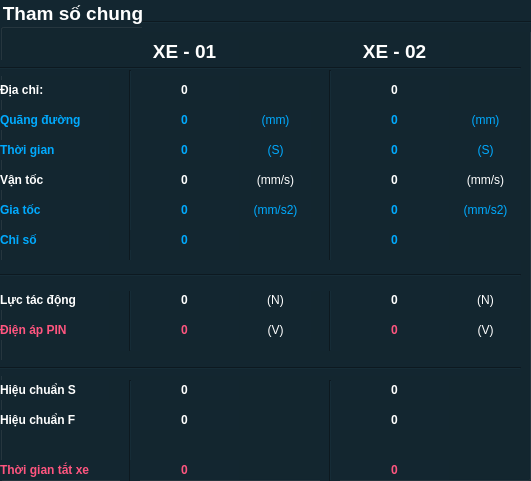
     <widget class="QGroupBox" name="groupBox_Car01">
      <property name="geometry">
       <rect>
        <x>20</x>
        <y>10</y>
        <width>531</width>
        <height>481</height>
       </rect>
      </property>
      <property name="font">
       <font>
        <pointsize>14</pointsize>
        <weight>75</weight>
        <bold>true</bold>
       </font>
      </property>
      <property name="styleSheet">
       <string notr="true">color: rgb(255, 255, 255);
background-color: #132630;</string>
      </property>
      <property name="title">
       <string>Tham số chung</string>
      </property>
      <widget class="QLabel" name="label_21">
       <property name="geometry">
        <rect>
         <x>130</x>
         <y>40</y>
         <width>109</width>
         <height>22</height>
        </rect>
       </property>
       <property name="font">
        <font>
         <pointsize>14</pointsize>
         <weight>75</weight>
         <bold>true</bold>
        </font>
       </property>
       <property name="styleSheet">
        <string notr="true">color: rgb(255, 255, 255);</string>
       </property>
       <property name="text">
        <string>XE - 01</string>
       </property>
       <property name="alignment">
        <set>Qt::AlignCenter</set>
       </property>
      </widget>
      <widget class="QLabel" name="label_22">
       <property name="geometry">
        <rect>
         <x>340</x>
         <y>40</y>
         <width>109</width>
         <height>22</height>
        </rect>
       </property>
       <property name="font">
        <font>
         <pointsize>14</pointsize>
         <weight>75</weight>
         <bold>true</bold>
        </font>
       </property>
       <property name="styleSheet">
        <string notr="true">color: rgb(255, 255, 255);</string>
       </property>
       <property name="text">
        <string>XE - 02</string>
       </property>
       <property name="alignment">
        <set>Qt::AlignCenter</set>
       </property>
      </widget>
      <widget class="QLabel" name="label_14">
       <property name="geometry">
        <rect>
         <x>0</x>
         <y>80</y>
         <width>109</width>
         <height>20</height>
        </rect>
       </property>
       <property name="font">
        <font>
         <weight>75</weight>
         <bold>true</bold>
        </font>
       </property>
       <property name="styleSheet">
        <string notr="true">color: rgb(255, 255, 255);</string>
       </property>
       <property name="text">
        <string>Địa chỉ:</string>
       </property>
      </widget>
      <widget class="QLabel" name="label_Car01_ADD">
       <property name="geometry">
        <rect>
         <x>130</x>
         <y>80</y>
         <width>109</width>
         <height>20</height>
        </rect>
       </property>
       <property name="font">
        <font>
         <weight>75</weight>
         <bold>true</bold>
        </font>
       </property>
       <property name="styleSheet">
        <string notr="true">color: rgb(255, 255, 255);</string>
       </property>
       <property name="text">
        <string>0</string>
       </property>
       <property name="alignment">
        <set>Qt::AlignCenter</set>
       </property>
      </widget>
      <widget class="QLabel" name="label_15">
       <property name="geometry">
        <rect>
         <x>0</x>
         <y>110</y>
         <width>109</width>
         <height>20</height>
        </rect>
       </property>
       <property name="font">
        <font>
         <weight>75</weight>
         <bold>true</bold>
        </font>
       </property>
       <property name="styleSheet">
        <string notr="true">color: rgb(0, 170, 255);</string>
       </property>
       <property name="text">
        <string>Quãng đường</string>
       </property>
      </widget>
      <widget class="QLabel" name="label_Car01_S">
       <property name="geometry">
        <rect>
         <x>130</x>
         <y>110</y>
         <width>109</width>
         <height>20</height>
        </rect>
       </property>
       <property name="font">
        <font>
         <weight>75</weight>
         <bold>true</bold>
        </font>
       </property>
       <property name="styleSheet">
        <string notr="true">color: rgb(0, 170, 255);</string>
       </property>
       <property name="text">
        <string>0</string>
       </property>
       <property name="alignment">
        <set>Qt::AlignCenter</set>
       </property>
      </widget>
      <widget class="QLabel" name="label_29">
       <property name="geometry">
        <rect>
         <x>0</x>
         <y>140</y>
         <width>109</width>
         <height>20</height>
        </rect>
       </property>
       <property name="font">
        <font>
         <weight>75</weight>
         <bold>true</bold>
        </font>
       </property>
       <property name="styleSheet">
        <string notr="true">color: rgb(0, 170, 255);</string>
       </property>
       <property name="text">
        <string>Thời gian</string>
       </property>
      </widget>
      <widget class="QLabel" name="label_Car01_TIME">
       <property name="geometry">
        <rect>
         <x>130</x>
         <y>140</y>
         <width>109</width>
         <height>20</height>
        </rect>
       </property>
       <property name="font">
        <font>
         <weight>75</weight>
         <bold>true</bold>
        </font>
       </property>
       <property name="styleSheet">
        <string notr="true">color: rgb(0, 170, 255);</string>
       </property>
       <property name="text">
        <string>0</string>
       </property>
       <property name="alignment">
        <set>Qt::AlignCenter</set>
       </property>
      </widget>
      <widget class="QLabel" name="label_16">
       <property name="geometry">
        <rect>
         <x>0</x>
         <y>170</y>
         <width>109</width>
         <height>20</height>
        </rect>
       </property>
       <property name="font">
        <font>
         <weight>75</weight>
         <bold>true</bold>
        </font>
       </property>
       <property name="styleSheet">
        <string notr="true">color: rgb(255, 255, 255);</string>
       </property>
       <property name="text">
        <string>Vận tốc</string>
       </property>
      </widget>
      <widget class="QLabel" name="label_Car01_V">
       <property name="geometry">
        <rect>
         <x>130</x>
         <y>170</y>
         <width>109</width>
         <height>20</height>
        </rect>
       </property>
       <property name="font">
        <font>
         <weight>75</weight>
         <bold>true</bold>
        </font>
       </property>
       <property name="styleSheet">
        <string notr="true">color: rgb(255, 255, 255);</string>
       </property>
       <property name="text">
        <string>0</string>
       </property>
       <property name="alignment">
        <set>Qt::AlignCenter</set>
       </property>
      </widget>
      <widget class="QLabel" name="label_17">
       <property name="geometry">
        <rect>
         <x>0</x>
         <y>200</y>
         <width>109</width>
         <height>20</height>
        </rect>
       </property>
       <property name="font">
        <font>
         <weight>75</weight>
         <bold>true</bold>
        </font>
       </property>
       <property name="styleSheet">
        <string notr="true">color: rgb(0, 170, 255);</string>
       </property>
       <property name="text">
        <string>Gia tốc</string>
       </property>
      </widget>
      <widget class="QLabel" name="label_19">
       <property name="geometry">
        <rect>
         <x>0</x>
         <y>290</y>
         <width>109</width>
         <height>20</height>
        </rect>
       </property>
       <property name="font">
        <font>
         <weight>75</weight>
         <bold>true</bold>
        </font>
       </property>
       <property name="styleSheet">
        <string notr="true">color: rgb(255, 255, 255);</string>
       </property>
       <property name="text">
        <string>Lực tác động</string>
       </property>
      </widget>
      <widget class="QLabel" name="label_18">
       <property name="geometry">
        <rect>
         <x>0</x>
         <y>320</y>
         <width>109</width>
         <height>20</height>
        </rect>
       </property>
       <property name="font">
        <font>
         <weight>75</weight>
         <bold>true</bold>
        </font>
       </property>
       <property name="styleSheet">
        <string notr="true">color: rgb(255, 85, 127);</string>
       </property>
       <property name="text">
        <string>Điện áp PIN</string>
       </property>
      </widget>
      <widget class="QLabel" name="label_20">
       <property name="geometry">
        <rect>
         <x>0</x>
         <y>380</y>
         <width>109</width>
         <height>20</height>
        </rect>
       </property>
       <property name="font">
        <font>
         <weight>75</weight>
         <bold>true</bold>
        </font>
       </property>
       <property name="styleSheet">
        <string notr="true">color: rgb(255, 255, 255);</string>
       </property>
       <property name="text">
        <string>Hiệu chuẩn S</string>
       </property>
      </widget>
      <widget class="QLabel" name="label_26">
       <property name="geometry">
        <rect>
         <x>0</x>
         <y>410</y>
         <width>121</width>
         <height>20</height>
        </rect>
       </property>
       <property name="font">
        <font>
         <weight>75</weight>
         <bold>true</bold>
        </font>
       </property>
       <property name="styleSheet">
        <string notr="true">color: rgb(255, 255, 255);</string>
       </property>
       <property name="text">
        <string>Hiệu chuẩn F</string>
       </property>
      </widget>
      <widget class="QLabel" name="label_Car01_A">
       <property name="geometry">
        <rect>
         <x>130</x>
         <y>200</y>
         <width>109</width>
         <height>20</height>
        </rect>
       </property>
       <property name="font">
        <font>
         <weight>75</weight>
         <bold>true</bold>
        </font>
       </property>
       <property name="styleSheet">
        <string notr="true">color: rgb(0, 170, 255);</string>
       </property>
       <property name="text">
        <string>0</string>
       </property>
       <property name="alignment">
        <set>Qt::AlignCenter</set>
       </property>
      </widget>
      <widget class="QLabel" name="label_Car01_F">
       <property name="geometry">
        <rect>
         <x>130</x>
         <y>290</y>
         <width>109</width>
         <height>20</height>
        </rect>
       </property>
       <property name="font">
        <font>
         <weight>75</weight>
         <bold>true</bold>
        </font>
       </property>
       <property name="styleSheet">
        <string notr="true">color: rgb(255, 255, 255);</string>
       </property>
       <property name="text">
        <string>0</string>
       </property>
       <property name="alignment">
        <set>Qt::AlignCenter</set>
       </property>
      </widget>
      <widget class="QLabel" name="label_Car01_PIN">
       <property name="geometry">
        <rect>
         <x>130</x>
         <y>320</y>
         <width>109</width>
         <height>20</height>
        </rect>
       </property>
       <property name="font">
        <font>
         <weight>75</weight>
         <bold>true</bold>
        </font>
       </property>
       <property name="styleSheet">
        <string notr="true">color: rgb(255, 85, 127);</string>
       </property>
       <property name="text">
        <string>0</string>
       </property>
       <property name="alignment">
        <set>Qt::AlignCenter</set>
       </property>
      </widget>
      <widget class="QLabel" name="label_Car01_CALIB_S">
       <property name="geometry">
        <rect>
         <x>130</x>
         <y>380</y>
         <width>109</width>
         <height>20</height>
        </rect>
       </property>
       <property name="font">
        <font>
         <weight>75</weight>
         <bold>true</bold>
        </font>
       </property>
       <property name="styleSheet">
        <string notr="true">color: rgb(255, 255, 255);</string>
       </property>
       <property name="text">
        <string>0</string>
       </property>
       <property name="alignment">
        <set>Qt::AlignCenter</set>
       </property>
      </widget>
      <widget class="QLabel" name="label_Car01_CALIB_F">
       <property name="geometry">
        <rect>
         <x>130</x>
         <y>410</y>
         <width>109</width>
         <height>20</height>
        </rect>
       </property>
       <property name="font">
        <font>
         <weight>75</weight>
         <bold>true</bold>
        </font>
       </property>
       <property name="styleSheet">
        <string notr="true">color: rgb(255, 255, 255);</string>
       </property>
       <property name="text">
        <string>0</string>
       </property>
       <property name="alignment">
        <set>Qt::AlignCenter</set>
       </property>
      </widget>
      <widget class="QLabel" name="label_Car02_ADD">
       <property name="geometry">
        <rect>
         <x>340</x>
         <y>80</y>
         <width>109</width>
         <height>20</height>
        </rect>
       </property>
       <property name="font">
        <font>
         <weight>75</weight>
         <bold>true</bold>
        </font>
       </property>
       <property name="styleSheet">
        <string notr="true">color: rgb(255, 255, 255);</string>
       </property>
       <property name="text">
        <string>0</string>
       </property>
       <property name="alignment">
        <set>Qt::AlignCenter</set>
       </property>
      </widget>
      <widget class="QLabel" name="label_Car02_S">
       <property name="geometry">
        <rect>
         <x>340</x>
         <y>110</y>
         <width>109</width>
         <height>20</height>
        </rect>
       </property>
       <property name="font">
        <font>
         <weight>75</weight>
         <bold>true</bold>
        </font>
       </property>
       <property name="styleSheet">
        <string notr="true">color: rgb(0, 170, 255);</string>
       </property>
       <property name="text">
        <string>0</string>
       </property>
       <property name="alignment">
        <set>Qt::AlignCenter</set>
       </property>
      </widget>
      <widget class="QLabel" name="label_Car02_V">
       <property name="geometry">
        <rect>
         <x>340</x>
         <y>170</y>
         <width>109</width>
         <height>20</height>
        </rect>
       </property>
       <property name="font">
        <font>
         <weight>75</weight>
         <bold>true</bold>
        </font>
       </property>
       <property name="styleSheet">
        <string notr="true">color: rgb(255, 255, 255);</string>
       </property>
       <property name="text">
        <string>0</string>
       </property>
       <property name="alignment">
        <set>Qt::AlignCenter</set>
       </property>
      </widget>
      <widget class="QLabel" name="label_Car02_TIME">
       <property name="geometry">
        <rect>
         <x>340</x>
         <y>140</y>
         <width>109</width>
         <height>20</height>
        </rect>
       </property>
       <property name="font">
        <font>
         <weight>75</weight>
         <bold>true</bold>
        </font>
       </property>
       <property name="styleSheet">
        <string notr="true">color: rgb(0, 170, 255);</string>
       </property>
       <property name="text">
        <string>0</string>
       </property>
       <property name="alignment">
        <set>Qt::AlignCenter</set>
       </property>
      </widget>
      <widget class="QLabel" name="label_Car02_A">
       <property name="geometry">
        <rect>
         <x>340</x>
         <y>200</y>
         <width>109</width>
         <height>20</height>
        </rect>
       </property>
       <property name="font">
        <font>
         <weight>75</weight>
         <bold>true</bold>
        </font>
       </property>
       <property name="styleSheet">
        <string notr="true">color: rgb(0, 170, 255);</string>
       </property>
       <property name="text">
        <string>0</string>
       </property>
       <property name="alignment">
        <set>Qt::AlignCenter</set>
       </property>
      </widget>
      <widget class="QLabel" name="label_Car02_F">
       <property name="geometry">
        <rect>
         <x>340</x>
         <y>290</y>
         <width>109</width>
         <height>20</height>
        </rect>
       </property>
       <property name="font">
        <font>
         <weight>75</weight>
         <bold>true</bold>
        </font>
       </property>
       <property name="styleSheet">
        <string notr="true">color: rgb(255, 255, 255);</string>
       </property>
       <property name="text">
        <string>0</string>
       </property>
       <property name="alignment">
        <set>Qt::AlignCenter</set>
       </property>
      </widget>
      <widget class="QLabel" name="label_Car02_PIN">
       <property name="geometry">
        <rect>
         <x>340</x>
         <y>320</y>
         <width>109</width>
         <height>20</height>
        </rect>
       </property>
       <property name="font">
        <font>
         <weight>75</weight>
         <bold>true</bold>
        </font>
       </property>
       <property name="styleSheet">
        <string notr="true">color: rgb(255, 85, 127);</string>
       </property>
       <property name="text">
        <string>0</string>
       </property>
       <property name="alignment">
        <set>Qt::AlignCenter</set>
       </property>
      </widget>
      <widget class="QLabel" name="label_Car02_CALIB_S">
       <property name="geometry">
        <rect>
         <x>340</x>
         <y>380</y>
         <width>109</width>
         <height>20</height>
        </rect>
       </property>
       <property name="font">
        <font>
         <weight>75</weight>
         <bold>true</bold>
        </font>
       </property>
       <property name="styleSheet">
        <string notr="true">color: rgb(255, 255, 255);</string>
       </property>
       <property name="text">
        <string>0</string>
       </property>
       <property name="alignment">
        <set>Qt::AlignCenter</set>
       </property>
      </widget>
      <widget class="QLabel" name="label_Car02_CALIB_F">
       <property name="geometry">
        <rect>
         <x>340</x>
         <y>410</y>
         <width>109</width>
         <height>20</height>
        </rect>
       </property>
       <property name="sizeIncrement">
        <size>
         <width>0</width>
         <height>0</height>
        </size>
       </property>
       <property name="font">
        <font>
         <weight>75</weight>
         <bold>true</bold>
        </font>
       </property>
       <property name="styleSheet">
        <string notr="true">color: rgb(255, 255, 255);</string>
       </property>
       <property name="text">
        <string>0</string>
       </property>
       <property name="alignment">
        <set>Qt::AlignCenter</set>
       </property>
      </widget>
      <widget class="Line" name="line">
       <property name="geometry">
        <rect>
         <x>0</x>
         <y>360</y>
         <width>521</width>
         <height>16</height>
        </rect>
       </property>
       <property name="orientation">
        <enum>Qt::Horizontal</enum>
       </property>
      </widget>
      <widget class="Line" name="line_4">
       <property name="geometry">
        <rect>
         <x>0</x>
         <y>60</y>
         <width>521</width>
         <height>16</height>
        </rect>
       </property>
       <property name="orientation">
        <enum>Qt::Horizontal</enum>
       </property>
      </widget>
      <widget class="Line" name="line_5">
       <property name="geometry">
        <rect>
         <x>142</x>
         <y>12</y>
         <width>391</width>
         <height>20</height>
        </rect>
       </property>
       <property name="orientation">
        <enum>Qt::Horizontal</enum>
       </property>
      </widget>
      <widget class="Line" name="line_6">
       <property name="geometry">
        <rect>
         <x>120</x>
         <y>70</y>
         <width>20</width>
         <height>281</height>
        </rect>
       </property>
       <property name="orientation">
        <enum>Qt::Vertical</enum>
       </property>
      </widget>
      <widget class="Line" name="line_7">
       <property name="geometry">
        <rect>
         <x>320</x>
         <y>70</y>
         <width>20</width>
         <height>281</height>
        </rect>
       </property>
       <property name="orientation">
        <enum>Qt::Vertical</enum>
       </property>
      </widget>
      <widget class="Line" name="line_9">
       <property name="geometry">
        <rect>
         <x>320</x>
         <y>380</y>
         <width>20</width>
         <height>101</height>
        </rect>
       </property>
       <property name="orientation">
        <enum>Qt::Vertical</enum>
       </property>
      </widget>
      <widget class="QLabel" name="label_27">
       <property name="geometry">
        <rect>
         <x>0</x>
         <y>460</y>
         <width>131</width>
         <height>20</height>
        </rect>
       </property>
       <property name="font">
        <font>
         <weight>75</weight>
         <bold>true</bold>
        </font>
       </property>
       <property name="styleSheet">
        <string notr="true">color: rgb(255, 85, 127);</string>
       </property>
       <property name="text">
        <string>Thời gian tắt xe</string>
       </property>
      </widget>
      <widget class="Line" name="line_8">
       <property name="geometry">
        <rect>
         <x>120</x>
         <y>380</y>
         <width>20</width>
         <height>101</height>
        </rect>
       </property>
       <property name="orientation">
        <enum>Qt::Vertical</enum>
       </property>
      </widget>
      <widget class="QLabel" name="label_Car01_CS">
       <property name="geometry">
        <rect>
         <x>130</x>
         <y>460</y>
         <width>109</width>
         <height>20</height>
        </rect>
       </property>
       <property name="font">
        <font>
         <weight>75</weight>
         <bold>true</bold>
        </font>
       </property>
       <property name="styleSheet">
        <string notr="true">color: rgb(255, 85, 127);</string>
       </property>
       <property name="text">
        <string>0</string>
       </property>
       <property name="alignment">
        <set>Qt::AlignCenter</set>
       </property>
      </widget>
      <widget class="QLabel" name="label_Car02_CS">
       <property name="geometry">
        <rect>
         <x>340</x>
         <y>460</y>
         <width>109</width>
         <height>20</height>
        </rect>
       </property>
       <property name="sizeIncrement">
        <size>
         <width>0</width>
         <height>0</height>
        </size>
       </property>
       <property name="font">
        <font>
         <weight>75</weight>
         <bold>true</bold>
        </font>
       </property>
       <property name="styleSheet">
        <string notr="true">color: rgb(255, 85, 127);</string>
       </property>
       <property name="text">
        <string>0</string>
       </property>
       <property name="alignment">
        <set>Qt::AlignCenter</set>
       </property>
      </widget>
      <widget class="QLabel" name="label_Display_Car_Unit_T4">
       <property name="geometry">
        <rect>
         <x>450</x>
         <y>140</y>
         <width>71</width>
         <height>20</height>
        </rect>
       </property>
       <property name="font">
        <font>
         <weight>50</weight>
         <bold>false</bold>
        </font>
       </property>
       <property name="styleSheet">
        <string notr="true">color: rgb(0, 170, 255);</string>
       </property>
       <property name="text">
        <string>(S)</string>
       </property>
       <property name="alignment">
        <set>Qt::AlignCenter</set>
       </property>
      </widget>
      <widget class="QLabel" name="label_Display_Car_Unit_F4">
       <property name="geometry">
        <rect>
         <x>450</x>
         <y>290</y>
         <width>71</width>
         <height>20</height>
        </rect>
       </property>
       <property name="font">
        <font>
         <weight>50</weight>
         <bold>false</bold>
        </font>
       </property>
       <property name="styleSheet">
        <string notr="true">color: rgb(255, 255, 255);</string>
       </property>
       <property name="text">
        <string>(N)</string>
       </property>
       <property name="alignment">
        <set>Qt::AlignCenter</set>
       </property>
      </widget>
      <widget class="QLabel" name="label_Display_Car_Unit_S4">
       <property name="geometry">
        <rect>
         <x>450</x>
         <y>110</y>
         <width>71</width>
         <height>20</height>
        </rect>
       </property>
       <property name="font">
        <font>
         <weight>50</weight>
         <bold>false</bold>
        </font>
       </property>
       <property name="styleSheet">
        <string notr="true">color: rgb(0, 170, 255);</string>
       </property>
       <property name="text">
        <string>(mm)</string>
       </property>
       <property name="alignment">
        <set>Qt::AlignCenter</set>
       </property>
      </widget>
      <widget class="QLabel" name="label_Display_Car_Unit_A4">
       <property name="geometry">
        <rect>
         <x>450</x>
         <y>200</y>
         <width>71</width>
         <height>20</height>
        </rect>
       </property>
       <property name="font">
        <font>
         <weight>50</weight>
         <bold>false</bold>
        </font>
       </property>
       <property name="styleSheet">
        <string notr="true">color: rgb(0, 170, 255);</string>
       </property>
       <property name="text">
        <string>(mm/s2)</string>
       </property>
       <property name="alignment">
        <set>Qt::AlignCenter</set>
       </property>
      </widget>
      <widget class="QLabel" name="label_Display_Car_Unit_V4_2">
       <property name="geometry">
        <rect>
         <x>450</x>
         <y>170</y>
         <width>71</width>
         <height>20</height>
        </rect>
       </property>
       <property name="font">
        <font>
         <weight>50</weight>
         <bold>false</bold>
        </font>
       </property>
       <property name="styleSheet">
        <string notr="true">color: rgb(255, 255, 255);</string>
       </property>
       <property name="text">
        <string>(mm/s)</string>
       </property>
       <property name="alignment">
        <set>Qt::AlignCenter</set>
       </property>
      </widget>
      <widget class="QLabel" name="label_Display_Car_Unit_T3">
       <property name="geometry">
        <rect>
         <x>240</x>
         <y>140</y>
         <width>71</width>
         <height>20</height>
        </rect>
       </property>
       <property name="font">
        <font>
         <weight>50</weight>
         <bold>false</bold>
        </font>
       </property>
       <property name="styleSheet">
        <string notr="true">color: rgb(0, 170, 255);</string>
       </property>
       <property name="text">
        <string>(S)</string>
       </property>
       <property name="alignment">
        <set>Qt::AlignCenter</set>
       </property>
      </widget>
      <widget class="QLabel" name="label_Display_Car_Unit_F3">
       <property name="geometry">
        <rect>
         <x>240</x>
         <y>290</y>
         <width>71</width>
         <height>20</height>
        </rect>
       </property>
       <property name="font">
        <font>
         <weight>50</weight>
         <bold>false</bold>
        </font>
       </property>
       <property name="styleSheet">
        <string notr="true">color: rgb(255, 255, 255);</string>
       </property>
       <property name="text">
        <string>(N)</string>
       </property>
       <property name="alignment">
        <set>Qt::AlignCenter</set>
       </property>
      </widget>
      <widget class="QLabel" name="label_Display_Car_Unit_S3">
       <property name="geometry">
        <rect>
         <x>240</x>
         <y>110</y>
         <width>71</width>
         <height>20</height>
        </rect>
       </property>
       <property name="font">
        <font>
         <weight>50</weight>
         <bold>false</bold>
        </font>
       </property>
       <property name="styleSheet">
        <string notr="true">color: rgb(0, 170, 255);</string>
       </property>
       <property name="text">
        <string>(mm)</string>
       </property>
       <property name="alignment">
        <set>Qt::AlignCenter</set>
       </property>
      </widget>
      <widget class="QLabel" name="label_Display_Car_Unit_A3">
       <property name="geometry">
        <rect>
         <x>240</x>
         <y>200</y>
         <width>71</width>
         <height>20</height>
        </rect>
       </property>
       <property name="font">
        <font>
         <weight>50</weight>
         <bold>false</bold>
        </font>
       </property>
       <property name="styleSheet">
        <string notr="true">color: rgb(0, 170, 255);</string>
       </property>
       <property name="text">
        <string>(mm/s2)</string>
       </property>
       <property name="alignment">
        <set>Qt::AlignCenter</set>
       </property>
      </widget>
      <widget class="QLabel" name="label_Display_Car_Unit_V3_2">
       <property name="geometry">
        <rect>
         <x>240</x>
         <y>170</y>
         <width>71</width>
         <height>20</height>
        </rect>
       </property>
       <property name="font">
        <font>
         <weight>50</weight>
         <bold>false</bold>
        </font>
       </property>
       <property name="styleSheet">
        <string notr="true">color: rgb(255, 255, 255);</string>
       </property>
       <property name="text">
        <string>(mm/s)</string>
       </property>
       <property name="alignment">
        <set>Qt::AlignCenter</set>
       </property>
      </widget>
      <widget class="QLabel" name="label_Display_Car_Unit_V3">
       <property name="geometry">
        <rect>
         <x>240</x>
         <y>320</y>
         <width>71</width>
         <height>20</height>
        </rect>
       </property>
       <property name="font">
        <font>
         <weight>50</weight>
         <bold>false</bold>
        </font>
       </property>
       <property name="styleSheet">
        <string notr="true">color: rgb(255, 255, 255);</string>
       </property>
       <property name="text">
        <string>(V)</string>
       </property>
       <property name="alignment">
        <set>Qt::AlignCenter</set>
       </property>
      </widget>
      <widget class="QLabel" name="label_Display_Car_Unit_V4">
       <property name="geometry">
        <rect>
         <x>450</x>
         <y>320</y>
         <width>71</width>
         <height>20</height>
        </rect>
       </property>
       <property name="font">
        <font>
         <weight>50</weight>
         <bold>false</bold>
        </font>
       </property>
       <property name="styleSheet">
        <string notr="true">color: rgb(255, 255, 255);</string>
       </property>
       <property name="text">
        <string>(V)</string>
       </property>
       <property name="alignment">
        <set>Qt::AlignCenter</set>
       </property>
      </widget>
      <widget class="QLabel" name="label_50">
       <property name="geometry">
        <rect>
         <x>0</x>
         <y>230</y>
         <width>109</width>
         <height>20</height>
        </rect>
       </property>
       <property name="font">
        <font>
         <weight>75</weight>
         <bold>true</bold>
        </font>
       </property>
       <property name="styleSheet">
        <string notr="true">color: rgb(0, 170, 255);</string>
       </property>
       <property name="text">
        <string>Chỉ số</string>
       </property>
      </widget>
      <widget class="QLabel" name="label_Car01_Index">
       <property name="geometry">
        <rect>
         <x>130</x>
         <y>230</y>
         <width>109</width>
         <height>20</height>
        </rect>
       </property>
       <property name="font">
        <font>
         <weight>75</weight>
         <bold>true</bold>
        </font>
       </property>
       <property name="styleSheet">
        <string notr="true">color: rgb(0, 170, 255);</string>
       </property>
       <property name="text">
        <string>0</string>
       </property>
       <property name="alignment">
        <set>Qt::AlignCenter</set>
       </property>
      </widget>
      <widget class="QLabel" name="label_Car02_Index">
       <property name="geometry">
        <rect>
         <x>340</x>
         <y>230</y>
         <width>109</width>
         <height>20</height>
        </rect>
       </property>
       <property name="font">
        <font>
         <weight>75</weight>
         <bold>true</bold>
        </font>
       </property>
       <property name="styleSheet">
        <string notr="true">color: rgb(0, 170, 255);</string>
       </property>
       <property name="text">
        <string>0</string>
       </property>
       <property name="alignment">
        <set>Qt::AlignCenter</set>
       </property>
      </widget>
      <widget class="Line" name="line_22">
       <property name="geometry">
        <rect>
         <x>0</x>
         <y>260</y>
         <width>521</width>
         <height>31</height>
        </rect>
       </property>
       <property name="orientation">
        <enum>Qt::Horizontal</enum>
       </property>
      </widget>
     </widget>
